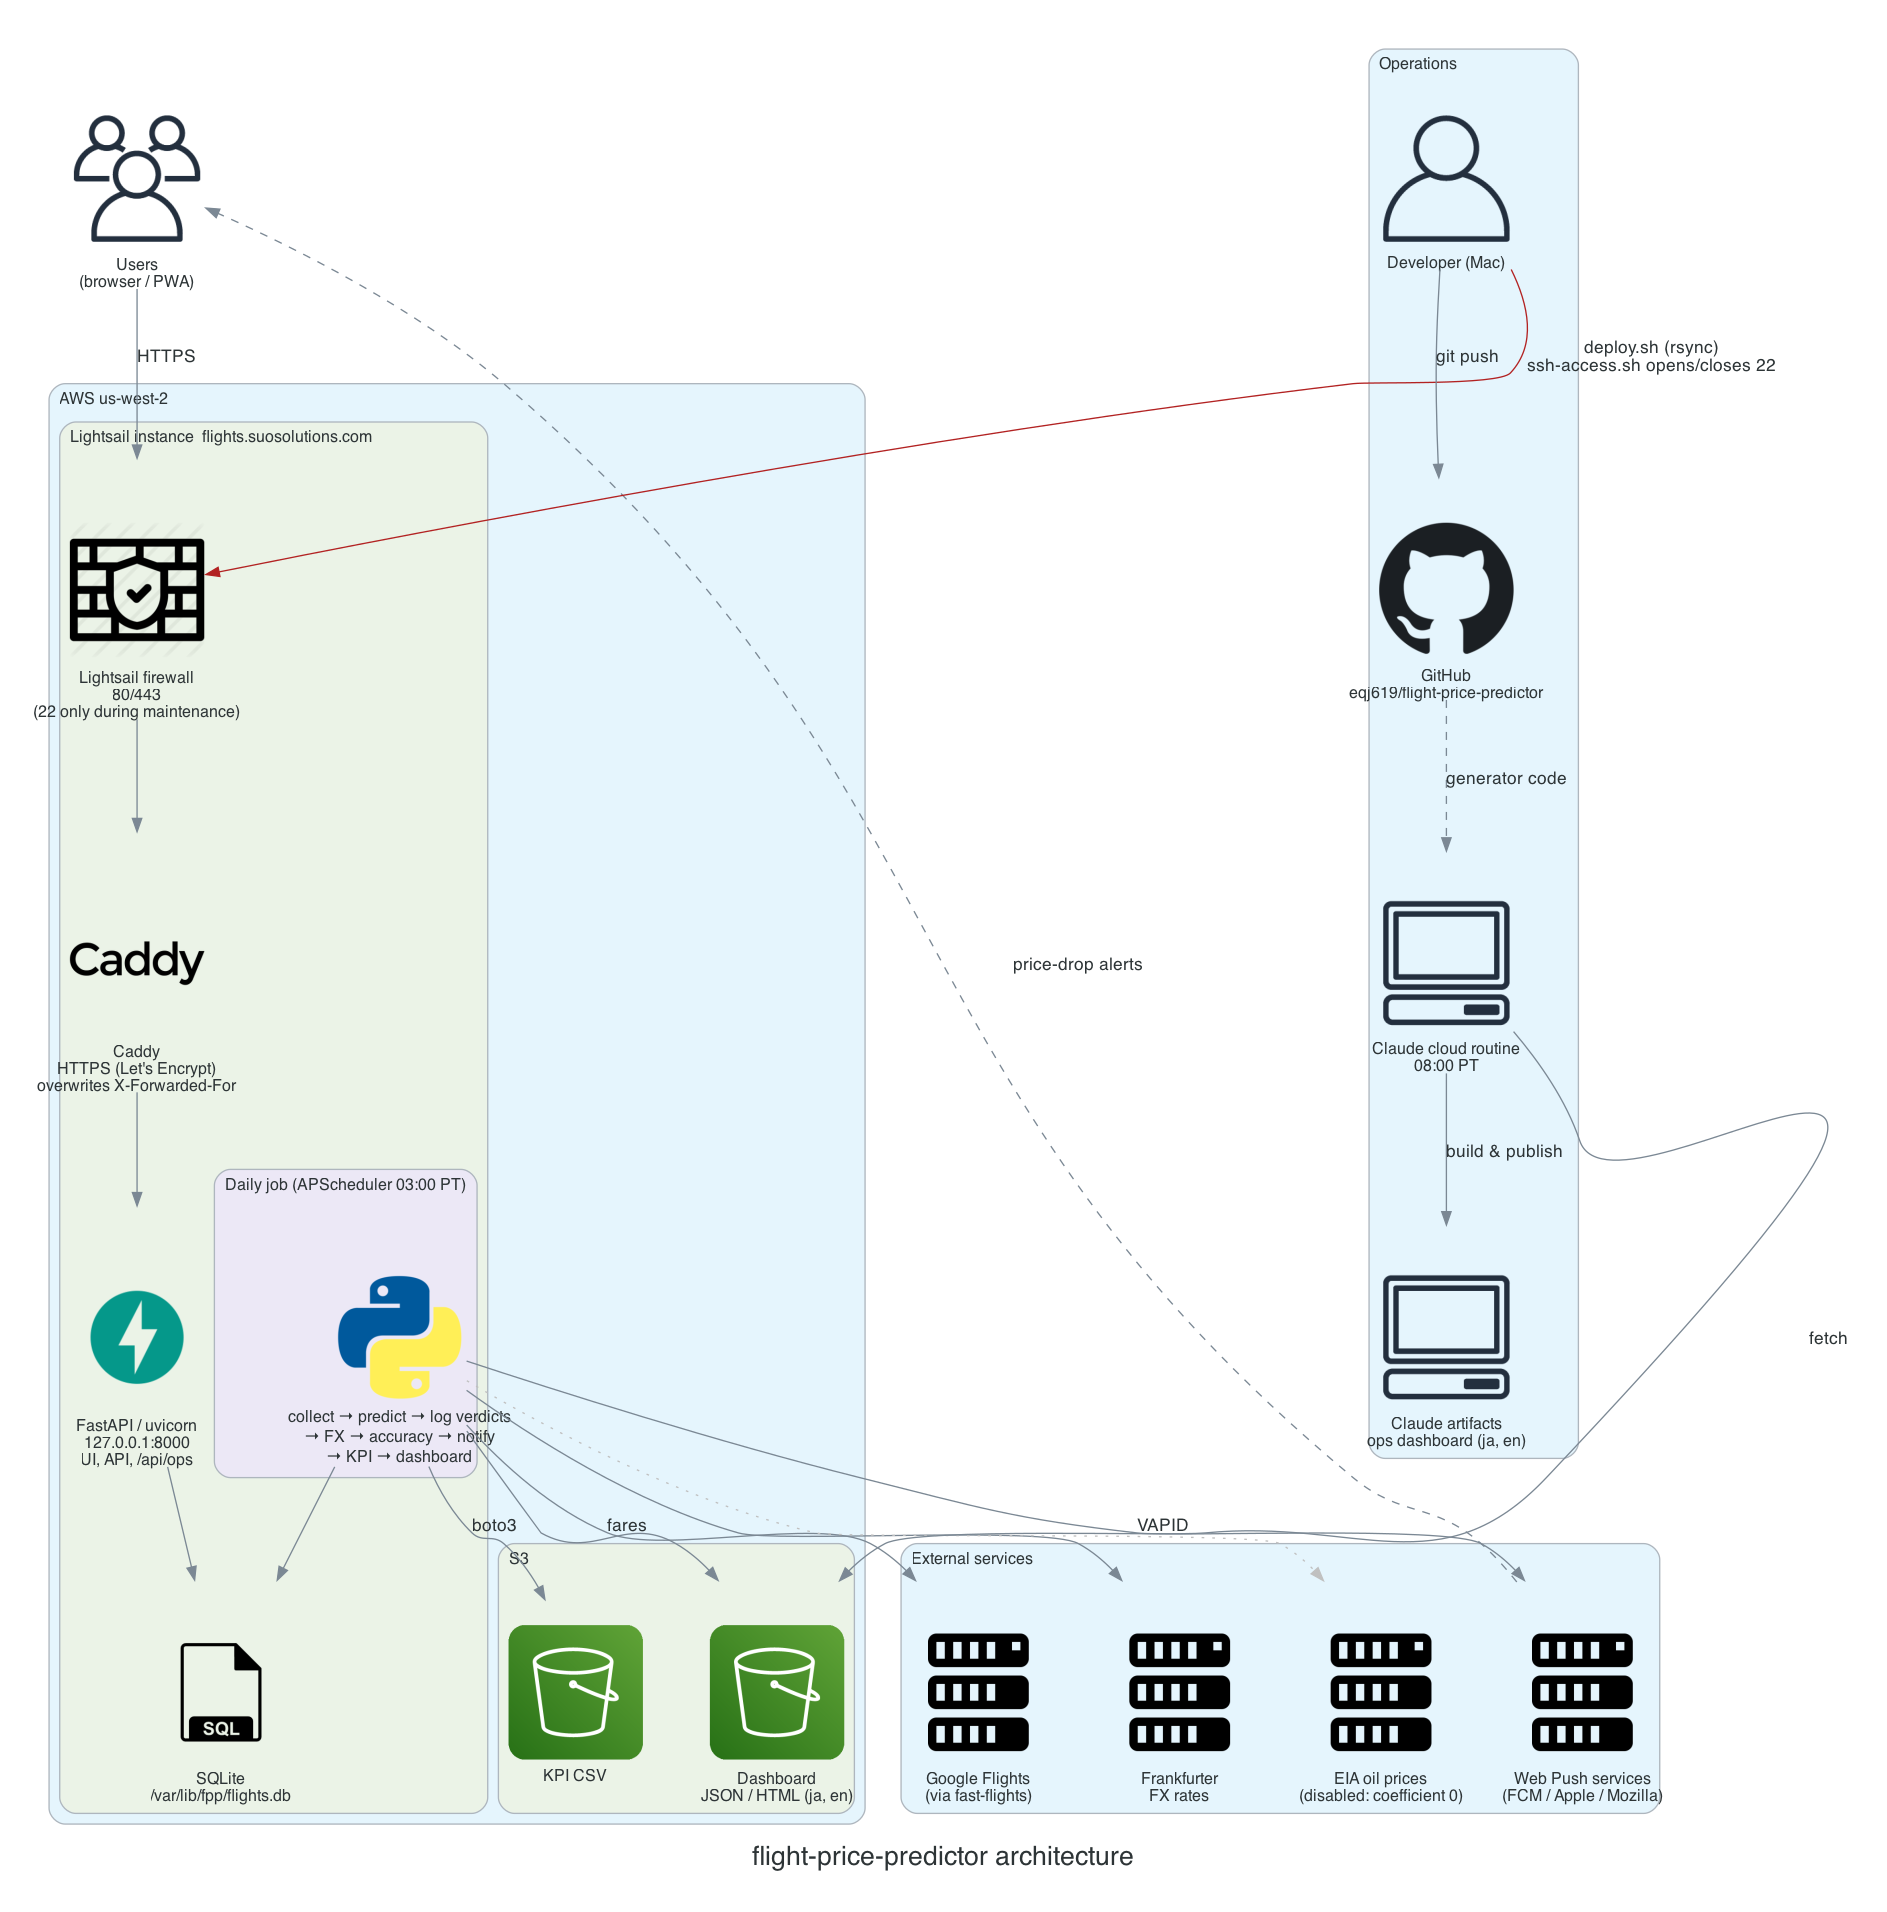

The Python source for this figure:
"""flight-price-predictor の構成図（Python diagrams）。

    pip install diagrams      # Graphviz（dot）も要る: brew install graphviz
    python3 docs/diagrams/architecture.py
      → docs/diagrams/architecture.png

**ラベルは英語。** コードから読み取れる構成だけを描く。 秘密の値（鍵・トークン）は載せない。
"""
import pathlib

from diagrams import Cluster, Diagram, Edge
from diagrams.aws.storage import S3
from diagrams.generic.database import SQL
from diagrams.onprem.client import Client, User, Users
from diagrams.onprem.network import Caddy
from diagrams.onprem.vcs import Github
from diagrams.programming.framework import FastAPI
from diagrams.programming.language import Python
from diagrams.generic.network import Firewall
from diagrams.onprem.compute import Server

HERE = pathlib.Path(__file__).resolve().parent
FONT = "Helvetica"

graph = {"fontname": FONT, "fontsize": "20", "pad": "0.4",
         "nodesep": "0.7", "ranksep": "1.0", "splines": "spline"}
node = {"fontname": FONT, "fontsize": "12"}
edge = {"fontname": FONT, "fontsize": "10"}

with Diagram("flight-price-predictor architecture", show=False,
             filename=str(HERE / "architecture"), outformat="png",
             direction="TB", graph_attr=graph, node_attr=node, edge_attr=edge):

    users = Users("Users\n(browser / PWA)")

    with Cluster("External services", graph_attr={"fontname": FONT}):
        gflights = Server("Google Flights\n(via fast-flights)")
        fx = Server("Frankfurter\nFX rates")
        eia = Server("EIA oil prices\n(disabled: coefficient 0)")
        push = Server("Web Push services\n(FCM / Apple / Mozilla)")

    with Cluster("AWS us-west-2", graph_attr={"fontname": FONT}):
        with Cluster("Lightsail instance  flights.suosolutions.com",
                     graph_attr={"fontname": FONT}):
            fw = Firewall("Lightsail firewall\n80/443\n(22 only during maintenance)")
            caddy = Caddy("Caddy\nHTTPS (Let's Encrypt)\noverwrites X-Forwarded-For")
            api = FastAPI("FastAPI / uvicorn\n127.0.0.1:8000\nUI, API, /api/ops")
            with Cluster("Daily job (APScheduler 03:00 PT)",
                         graph_attr={"fontname": FONT}):
                job = Python("collect → predict → log verdicts\n→ FX → accuracy → notify\n→ KPI → dashboard")
            db = SQL("SQLite\n/var/lib/fpp/flights.db")

        with Cluster("S3", graph_attr={"fontname": FONT}):
            kpi = S3("KPI CSV")
            dash = S3("Dashboard\nJSON / HTML (ja, en)")

    with Cluster("Operations", graph_attr={"fontname": FONT}):
        dev = User("Developer (Mac)")
        repo = Github("GitHub\neqj619/flight-price-predictor")
        routine = Client("Claude cloud routine\n08:00 PT")
        artifact = Client("Claude artifacts\nops dashboard (ja, en)")

    # 利用者の経路
    users >> Edge(label="HTTPS") >> fw >> caddy >> api
    api >> db
    push >> Edge(label="price-drop alerts", style="dashed", constraint="false") >> users

    # 日次ジョブ
    job >> db
    job >> Edge(label="fares") >> gflights
    job >> fx
    job >> Edge(style="dotted", color="gray") >> eia
    job >> Edge(label="VAPID") >> push
    job >> Edge(label="boto3") >> kpi
    job >> dash

    # ダッシュボードの公開
    routine >> Edge(label="fetch", constraint="false") >> dash
    routine >> Edge(label="build & publish") >> artifact

    # 開発・配備
    dev >> Edge(label="git push") >> repo
    repo >> Edge(label="generator code", style="dashed") >> routine
    dev >> Edge(label="deploy.sh (rsync)\nssh-access.sh opens/closes 22",
                color="firebrick", constraint="false") >> fw
